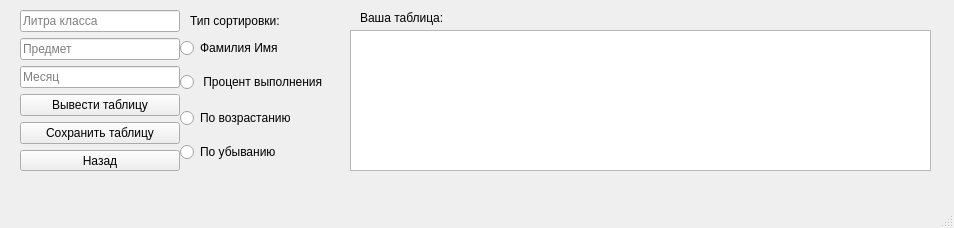
<?xml version="1.0" encoding="UTF-8"?>
<ui version="4.0">
 <class>Data</class>
 <widget class="QMainWindow" name="Data">
  <property name="geometry">
   <rect>
    <x>0</x>
    <y>0</y>
    <width>954</width>
    <height>228</height>
   </rect>
  </property>
  <property name="windowTitle">
   <string>Результаты экзаменов</string>
  </property>
  <widget class="QWidget" name="centralwidget">
   <widget class="QWidget" name="verticalLayoutWidget">
    <property name="geometry">
     <rect>
      <x>20</x>
      <y>10</y>
      <width>160</width>
      <height>161</height>
     </rect>
    </property>
    <layout class="QVBoxLayout" name="verticalLayout">
     <item>
      <widget class="QLineEdit" name="letter1">
       <property name="placeholderText">
        <string>Литра класса</string>
       </property>
      </widget>
     </item>
     <item>
      <widget class="QLineEdit" name="subject">
       <property name="placeholderText">
        <string>Предмет</string>
       </property>
      </widget>
     </item>
     <item>
      <widget class="QLineEdit" name="month">
       <property name="placeholderText">
        <string>Месяц</string>
       </property>
      </widget>
     </item>
     <item>
      <widget class="QPushButton" name="print_table">
       <property name="text">
        <string>Вывести таблицу</string>
       </property>
      </widget>
     </item>
     <item>
      <widget class="QPushButton" name="save_table_b">
       <property name="text">
        <string>Сохранить таблицу</string>
       </property>
      </widget>
     </item>
     <item>
      <widget class="QPushButton" name="back_b2">
       <property name="text">
        <string>Назад</string>
       </property>
      </widget>
     </item>
    </layout>
   </widget>
   <widget class="QLabel" name="label_3">
    <property name="geometry">
     <rect>
      <x>360</x>
      <y>10</y>
      <width>241</width>
      <height>16</height>
     </rect>
    </property>
    <property name="text">
     <string>Ваша таблица:</string>
    </property>
   </widget>
   <widget class="QListWidget" name="list">
    <property name="geometry">
     <rect>
      <x>350</x>
      <y>30</y>
      <width>581</width>
      <height>141</height>
     </rect>
    </property>
   </widget>
   <widget class="QLabel" name="label">
    <property name="geometry">
     <rect>
      <x>190</x>
      <y>10</y>
      <width>151</width>
      <height>21</height>
     </rect>
    </property>
    <property name="text">
     <string>Тип сортировки:</string>
    </property>
   </widget>
   <widget class="QWidget" name="verticalLayoutWidget_2">
    <property name="geometry">
     <rect>
      <x>180</x>
      <y>30</y>
      <width>171</width>
      <height>71</height>
     </rect>
    </property>
    <layout class="QVBoxLayout" name="verticalLayout_2">
     <item>
      <widget class="QRadioButton" name="name">
       <property name="text">
        <string>Фамилия Имя</string>
       </property>
      </widget>
     </item>
     <item>
      <widget class="QRadioButton" name="percent">
       <property name="text">
        <string> Процент выполнения</string>
       </property>
      </widget>
     </item>
    </layout>
   </widget>
   <widget class="QWidget" name="verticalLayoutWidget_3">
    <property name="geometry">
     <rect>
      <x>180</x>
      <y>100</y>
      <width>171</width>
      <height>71</height>
     </rect>
    </property>
    <layout class="QVBoxLayout" name="verticalLayout_3">
     <item>
      <widget class="QRadioButton" name="increase">
       <property name="text">
        <string>По возрастанию</string>
       </property>
      </widget>
     </item>
     <item>
      <widget class="QRadioButton" name="decrease">
       <property name="text">
        <string>По убыванию</string>
       </property>
      </widget>
     </item>
    </layout>
   </widget>
  </widget>
  <widget class="QMenuBar" name="menubar">
   <property name="geometry">
    <rect>
     <x>0</x>
     <y>0</y>
     <width>954</width>
     <height>21</height>
    </rect>
   </property>
  </widget>
  <widget class="QStatusBar" name="statusbar"/>
 </widget>
 <resources/>
 <connections/>
</ui>
